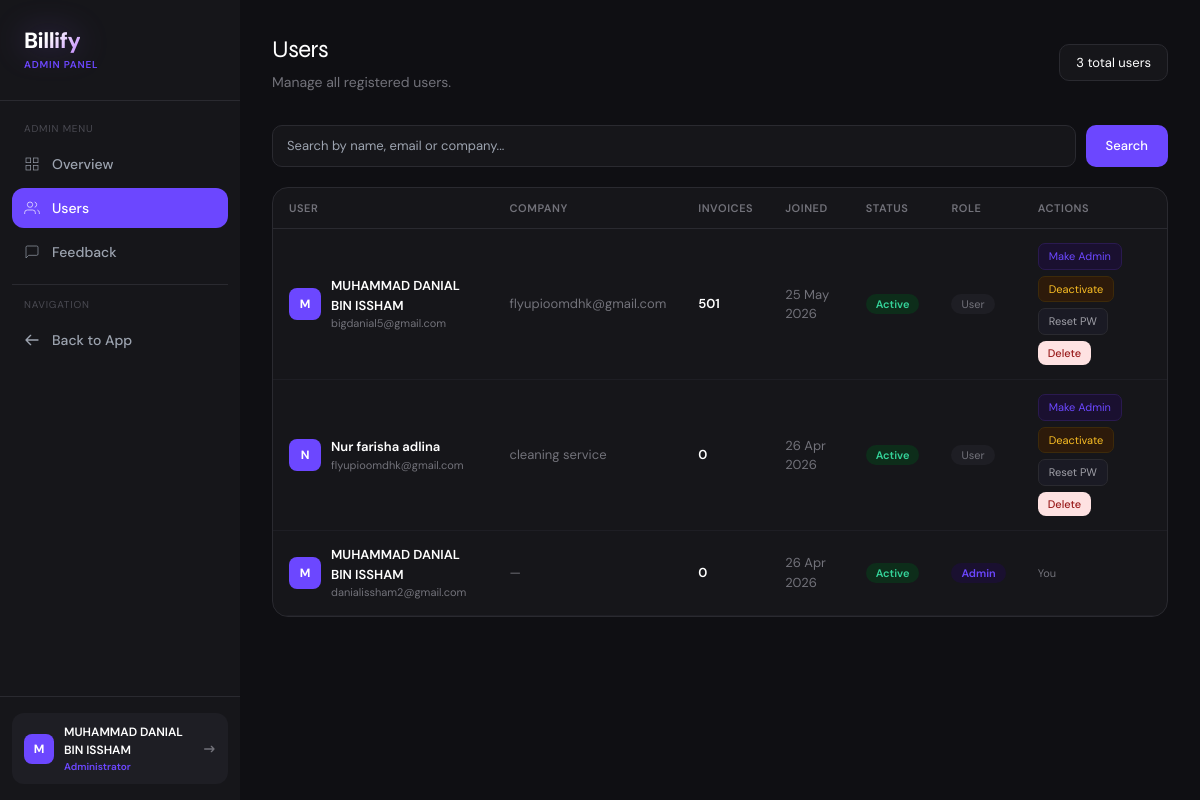
The app's page /admin/users (signed in) with its own data.
### app.py (models this page shows)
class User(UserMixin, db.Model):
    id = db.Column(db.Integer, primary_key=True)
    name = db.Column(db.String(100), nullable=False)
    email = db.Column(db.String(120), unique=True, nullable=False)
    password = db.Column(db.String(200), nullable=False)
    company = db.Column(db.String(100))
    is_admin = db.Column(db.Boolean, default=False)
    is_active_account = db.Column(db.Boolean, default=True)
    created_at = db.Column(db.DateTime, default=datetime.utcnow)
    invoices = db.relationship('Invoice', backref='owner', lazy=True)

### app.py (the view)
@app.route('/admin/users')
@login_required
@admin_required
def admin_users():
    search = request.args.get('search', '').strip()
    query = User.query
    if search:
        query = query.filter(db.or_(
            User.name.ilike(f'%{search}%'),
            User.email.ilike(f'%{search}%'),
            User.company.ilike(f'%{search}%')
        ))
    users = query.order_by(User.created_at.desc()).all()
    return render_template('admin/users.html', users=users, search=search)

### app.py (called while the page is built)
@app.after_request
def add_security_headers(response):
    response.headers['X-Content-Type-Options'] = 'nosniff'
    response.headers['X-Frame-Options'] = 'SAMEORIGIN'
    response.headers['X-XSS-Protection'] = '1; mode=block'
    response.headers['Referrer-Policy'] = 'strict-origin-when-cross-origin'
    return response

@login_manager.user_loader
def load_user(user_id):
    return User.query.get(int(user_id))

def admin_required(f):
    @wraps(f)
    def decorated(*args, **kwargs):
        if not current_user.is_authenticated or not current_user.is_admin:
            flash('Admin access required.', 'error')
            return redirect(url_for('dashboard'))
        return f(*args, **kwargs)
    return decorated

### templates/admin/users.html (shortened to what this page needs)
{% extends 'admin/base.html' %}
{% block content %}
<div class="flex items-center justify-between mb-8">
  <div>
    <h2 class="font-display font-700" style="font-size:24px;letter-spacing:-0.5px;color:white;">Users</h2>
    <p style="color:#72727a;font-size:14px;margin-top:4px;">Manage all registered users.</p>
  </div>
  <div style="background:#16161a;border:1px solid #2a2a30;border-radius:10px;padding:6px 4px;color:white;font-size:13px;padding:8px 16px;">
    {{ users|length }} total users
  </div>
</div>
<form method="GET" style="margin-bottom:20px;">
  <div style="display:flex;gap:10px;">
    <input type="text" name="search" value="{{ search }}" placeholder="Search by name, email or company..."
      style="flex:1;background:#16161a;border:1px solid #2a2a30;border-radius:10px;padding:10px 14px;font-size:13px;color:white;outline:none;"
      onfocus="this.style.borderColor='#6c47ff'" onblur="this.style.borderColor='#2a2a30'" />
    <button type="submit" class="btn-primary" style="padding:10px 20px;font-size:13px;">Search</button>
  </div>
</form>
<div style="background:#16161a;border:1px solid #2a2a30;border-radius:16px;overflow:hidden;">
  <table style="width:100%;font-size:13px;border-collapse:collapse;">
    <thead>
      <tr style="border-bottom:1px solid #2a2a30;">
        {% for col in ['User', 'Company', 'Invoices', 'Joined', 'Status', 'Role', 'Actions'] %}
        <th style="padding:12px 16px;text-align:left;font-size:11px;font-weight:600;color:#72727a;text-transform:uppercase;letter-spacing:0.05em;">{{ col }}</th>
        {% endfor %}
      </tr>
    </thead>
    <tbody>
      {% for u in users %}
      <tr style="border-bottom:1px solid #1e1e24;" onmouseover="this.style.background='#1e1e24'" onmouseout="this.style.background='transparent'">
        <td style="padding:14px 16px;">
          <div style="display:flex;align-items:center;gap:10px;">
            <div style="width:32px;height:32px;border-radius:8px;background:#6c47ff;display:flex;align-items:center;justify-content:center;font-weight:700;color:white;font-size:12px;flex-shrink:0;">
              {{ u.name[0].upper() }}
            </div>
            <div>
              <div style="font-weight:600;color:white;">{{ u.name }}</div>
              <div style="font-size:11px;color:#72727a;">{{ u.email }}</div>
            </div>
          </div>
        </td>
        <td style="padding:14px 16px;color:#72727a;">{{ u.company or '—' }}</td>
        <td style="padding:14px 16px;color:white;font-weight:600;">{{ u.invoices|length }}</td>
        <td style="padding:14px 16px;color:#72727a;">{{ u.created_at.strftime('%d %b %Y') }}</td>
        <td style="padding:14px 16px;">
          {% if u.is_active_account %}
          <span style="background:#0d2d1a;color:#34d399;padding:3px 10px;border-radius:20px;font-size:11px;font-weight:600;">Active</span>
          {% else %}
          <span style="background:#2d1010;color:#f87171;padding:3px 10px;border-radius:20px;font-size:11px;font-weight:600;">Inactive</span>
          {% endif %}
        </td>
        <td style="padding:14px 16px;">
          {% if u.is_admin %}
          <span style="background:#1a1030;color:#6c47ff;padding:3px 10px;border-radius:20px;font-size:11px;font-weight:600;">Admin</span>
          {% else %}
          <span style="background:#1e1e24;color:#72727a;padding:3px 10px;border-radius:20px;font-size:11px;">User</span>
          {% endif %}
        </td>
        <td style="padding:14px 16px;">
          {% if u.id != current_user.id %}
          <div style="display:flex;gap:6px;flex-wrap:wrap;">
            <form method="POST" action="{{ url_for('admin_toggle_admin', id=u.id) }}" style="display:inline;">
              <button type="submit" style="font-size:11px;padding:4px 10px;border-radius:7px;background:#1a1030;color:#6c47ff;border:1px solid #2a1a50;cursor:pointer;">
                {{ 'Remove Admin' if u.is_admin else 'Make Admin' }}
              </button>
            </form>
            <form method="POST" action="{{ url_for('admin_toggle_active', id=u.id) }}" style="display:inline;">
              <button type="submit" style="font-size:11px;padding:4px 10px;border-radius:7px;{% if u.is_active_account %}background:#2d1a0a;color:#fbbf24;border:1px solid #3d2a0a;{% else %}background:#0d2d1a;color:#34d399;border:1px solid #0d3d1a;{% endif %}cursor:pointer;">
                {{ 'Deactivate' if u.is_active_account else 'Activate' }}
              </button>
            </form>
            <button onclick="showResetModal({{ u.id }}, '{{ u.name }}')"
              style="font-size:11px;padding:4px 10px;border-radius:7px;background:#1a1a24;color:#a0a0a8;border:1px solid #2a2a30;cursor:pointer;">
              Reset PW
            </button>
            <form method="POST" action="{{ url_for('admin_delete_user', id=u.id) }}" style="display:inline;"
              onsubmit="return confirm('Delete {{ u.name }}? This will delete ALL their invoices too. Cannot be undone.')">
              <button type="submit" class="btn-danger" style="font-size:11px;padding:4px 10px;">Delete</button>
            </form>
          </div>
          {% else %}
          <span style="font-size:11px;color:#72727a;">You</span>
          {% endif %}
        </td>
      </tr>
      {% endfor %}
    </tbody>
  </table>
</div>
{% endblock %}

### templates/admin/base.html (shortened to what this page needs)
<!DOCTYPE html>
<html lang="en">
<head>
  <script src="https://cdn.tailwindcss.com"></script>
</head>
<body style="background:#0f0f13; min-height:100vh;">
<div class="flex min-h-screen">
  <aside style="width:240px;background:#16161a;flex-shrink:0;" class="fixed h-full z-10 flex flex-col">
    <div class="px-6 py-6" style="border-bottom:1px solid #2a2a30;">
      <div class="flex items-center gap-3 mb-1">
        <div>
          <span style="font-size:22px;font-weight:800;letter-spacing:-0.5px;background:linear-gradient(135deg,#fff 40%,#c084fc);-webkit-background-clip:text;-webkit-text-fill-color:transparent;background-clip:text;filter:drop-shadow(0 0 16px rgba(139,92,246,0.4));">Billify</span>
          <div style="font-size:10px;color:#6c47ff;font-weight:600;letter-spacing:0.08em;">ADMIN PANEL</div>
        </div>
      </div>
    </div>
    <nav class="flex-1 px-3 py-5 space-y-1">
      <div style="font-size:10px;color:#4a4a52;text-transform:uppercase;letter-spacing:0.08em;padding:0 12px;margin-bottom:8px;">Admin Menu</div>
      <a href="{{ url_for('admin_dashboard') }}"
         class="nav-link flex items-center gap-3 px-3 py-2.5 rounded-xl text-sm font-medium {% if request.endpoint == 'admin_dashboard' %}active{% else %}text-gray-400{% endif %}">
        <svg class="w-4 h-4" fill="none" stroke="currentColor" viewBox="0 0 24 24"><rect x="3" y="3" width="7" height="7"/><rect x="14" y="3" width="7" height="7"/><rect x="14" y="14" width="7" height="7"/><rect x="3" y="14" width="7" height="7"/></svg>
        Overview
      </a>
      <a href="{{ url_for('admin_users') }}"
         class="nav-link flex items-center gap-3 px-3 py-2.5 rounded-xl text-sm font-medium {% if request.endpoint == 'admin_users' %}active{% else %}text-gray-400{% endif %}">
        <svg class="w-4 h-4" fill="none" stroke="currentColor" viewBox="0 0 24 24"><path d="M17 21v-2a4 4 0 0 0-4-4H5a4 4 0 0 0-4 4v2"/><circle cx="9" cy="7" r="4"/><path d="M23 21v-2a4 4 0 0 0-3-3.87"/><path d="M16 3.13a4 4 0 0 1 0 7.75"/></svg>
        Users
      </a>
      <a href="{{ url_for('admin_feedback') }}"
         class="nav-link flex items-center gap-3 px-3 py-2.5 rounded-xl text-sm font-medium {% if request.endpoint == 'admin_feedback' %}active{% else %}text-gray-400{% endif %}">
        <svg class="w-4 h-4" fill="none" stroke="currentColor" viewBox="0 0 24 24"><path d="M21 15a2 2 0 0 1-2 2H7l-4 4V5a2 2 0 0 1 2-2h14a2 2 0 0 1 2 2z"/></svg>
        Feedback
      </a>
      <div style="border-top:1px solid #2a2a30;margin:12px 0;"></div>
      <div style="font-size:10px;color:#4a4a52;text-transform:uppercase;letter-spacing:0.08em;padding:0 12px;margin-bottom:8px;">Navigation</div>
      <a href="{{ url_for('dashboard') }}"
         class="nav-link flex items-center gap-3 px-3 py-2.5 rounded-xl text-sm font-medium text-gray-400">
        <svg class="w-4 h-4" fill="none" stroke="currentColor" viewBox="0 0 24 24"><path stroke-linecap="round" stroke-linejoin="round" stroke-width="2" d="M10 19l-7-7m0 0l7-7m-7 7h18"/></svg>
        Back to App
      </a>
    </nav>
    <div class="px-3 py-4" style="border-top:1px solid #2a2a30;">
      <div style="background:#1e1e24;border-radius:12px;padding:10px 12px;display:flex;align-items:center;gap:10px;">
        <div style="width:30px;height:30px;border-radius:8px;background:#6c47ff;display:flex;align-items:center;justify-content:center;font-weight:700;color:white;font-size:12px;flex-shrink:0;">
          {{ current_user.name[0].upper() }}
        </div>
        <div style="flex:1;min-width:0;">
          <div style="font-size:12px;font-weight:600;color:white;truncate;">{{ current_user.name }}</div>
          <div style="font-size:10px;color:#6c47ff;font-weight:600;">Administrator</div>
        </div>
        <a href="{{ url_for('logout') }}" title="Logout">
          <svg class="w-4 h-4" style="color:#72727a;" fill="none" stroke="currentColor" viewBox="0 0 24 24"><path stroke-linecap="round" stroke-linejoin="round" stroke-width="2" d="M17 16l4-4m0 0l-4-4m4 4H7"/></svg>
        </a>
      </div>
    </div>
  </aside>
  <main style="margin-left:240px;flex:1;padding:32px;background:#0f0f13;min-height:100vh;">
    {% block content %}{% endblock %}
  </main>
</div>
</body>
</html>

### templates/admin/base.html (style rules this page uses)
* { font-family: 'DM Sans', sans-serif; }
.font-display { font-family: 'Syne', sans-serif; }
:root { --accent: #6c47ff; --accent-dark: #4a2fe0; --surface: #f7f7fb; --card: #ffffff; --border: #ebebf0; --text: #16161a; --muted: #72727a; }
.nav-link { transition: all 0.15s ease; }
.nav-link.active { background: var(--accent); color: white; }
.btn-primary { background: var(--accent); color: white; border-radius: 10px; font-weight: 500; transition: all 0.15s; border: none; cursor: pointer; }
.btn-danger { background: #fee2e2; color: #991b1b; border-radius: 8px; font-weight: 500; transition: all 0.15s; border: none; cursor: pointer; }

### records on screen
User: name "M", name "MUHAMMAD DANIAL BIN ISSHAM", email "danialissham2@gmail.com", company "—", invoices|length "0", created_at "26 Apr 2026", is_active_account "Active", is_admin "Admin", shows "You"
User: name "M", name "MUHAMMAD DANIAL BIN ISSHAM", email "bigdanial5@gmail.com", company "flyupioomdhk@gmail.com", invoices|length "501", created_at "25 May 2026", shows "Active", shows "User", is_admin "Make Admin", is_active_account "Deactivate"
User: name "N", name "Nur farisha adlina", email "flyupioomdhk@gmail.com", company "cleaning service", invoices|length "0", created_at "26 Apr 2026", shows "Active", shows "User", is_admin "Make Admin", is_active_account "Deactivate"

### other values on screen
{{ users|length }} "3"
{{ col }} "USER" "COMPANY" "INVOICES" "JOINED" "STATUS" "ROLE" "ACTIONS"
